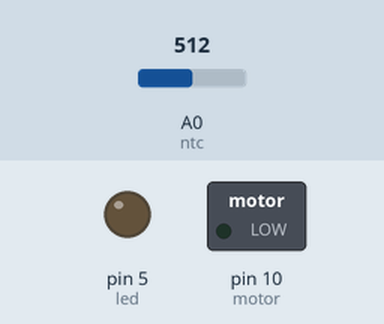
This sketch was run on a simulated Arduino Uno, built with avr-gcc and run on an emulated ATmega328P. Shown: switched loads named in the sketch (green lamp = pin HIGH), output pins drawn as LEDs (lit = HIGH). The inputs (shaded band) are chosen by the test bench; at power-on: A0 (ntc) = 512. What the sketch prints to the serial monitor is not drawn.

Above: at 1.8 s.
1.9 s: A0 (ntc) set to 691
4.2 s: A0 (ntc) set to 713
At 7.1 s:
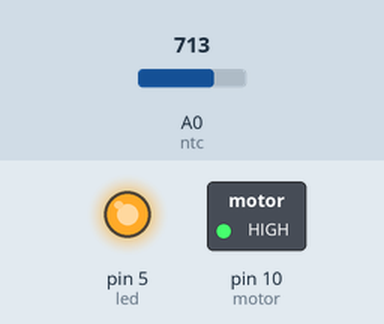
7.5 s: A0 (ntc) set to 511
At 9.4 s:
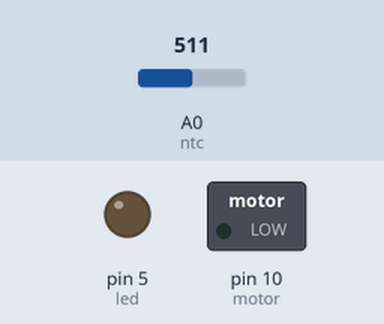
10.5 s: A0 (ntc) set to 716
At 12.9 s:
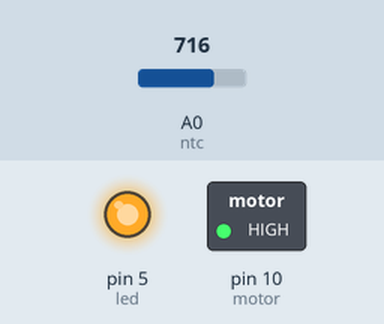
Timing chart, 0 to 14.4 s (numbered marks = the images above; inputs shaded):
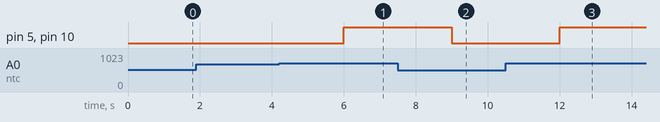

The sketch:

ejercicio4.ino
```cpp
/*
 * EJERCICIO NO. 5 TERMOSTATO
 */
 int led=5;
 int ntc=0;
 int motor=10;
 int medida=0;
 int nivel=700;
void setup() {
  // put your setup code here, to run once:
  pinMode(led,OUTPUT);
  pinMode(motor,OUTPUT);
  Serial.begin(9600);
}
void monitoriza()
{
  Serial.print("La medida es...\n");
  Serial.print(medida);
  delay(1000);
}

void loop() {
  // put your main code here, to run repeatedly:
  medida=analogRead(ntc);
  monitoriza();
  if(medida>nivel)
  {
    digitalWrite(led,HIGH); // se enciede un aviso
    digitalWrite(motor,HIGH); //encendido del motor
  }
  else
  {
    digitalWrite(led,LOW);   // apagando aviso y tambien el motor
    digitalWrite(motor,LOW);
  }
}
```

Measured:
- the behaviour switches between 700 and 701 on A0 (ntc) (found by bisection; images 0 and 1)
- after the input at 1.9 s, every drawn part: stays the same
- after the input at 4.2 s, pin 5 (led), pin 10 (motor): LOW → HIGH after 1.8 s
- after the input at 7.5 s, pin 5 (led), pin 10 (motor): HIGH → LOW after 1.5 s
- after the input at 10.5 s, pin 5 (led), pin 10 (motor): LOW → HIGH after 1.5 s
